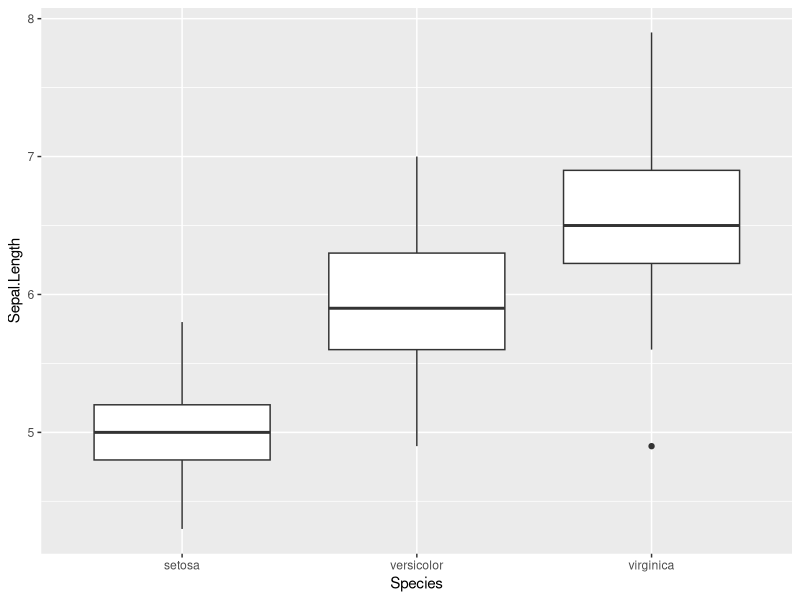
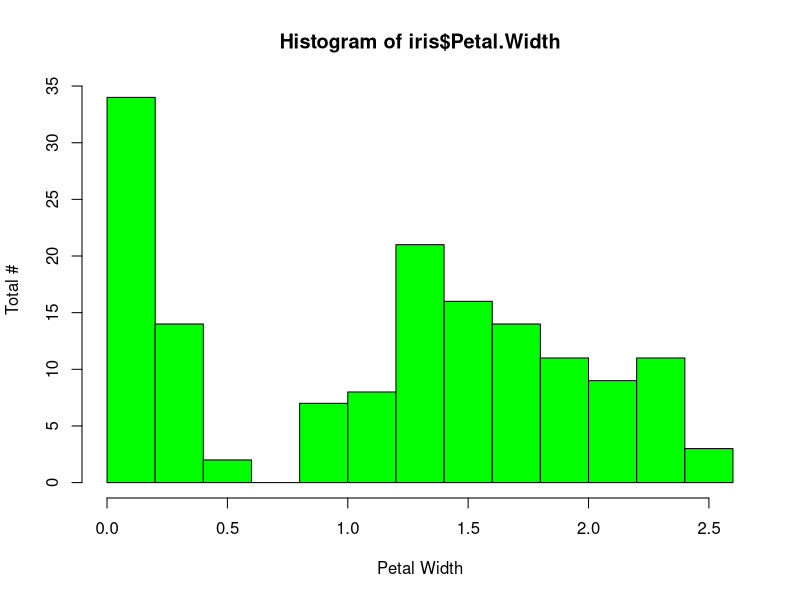

The R source for these figures, in order: (Note: this script raises an error after producing the figures.)
library("ggplot2")
ggplot(iris) + aes(x = Species, y = Sepal.Length) + geom_boxplot()
hist(iris$Petal.Width, col = "green", xlab = "Petal Width", ylab = "Total #", breaks=15)
cor(iris$Sepal.Length, iris$Sepal.Width)
cor(iris$Petal.Length,iris$Petal.Width)
summary(iris)
a[order(a)]
